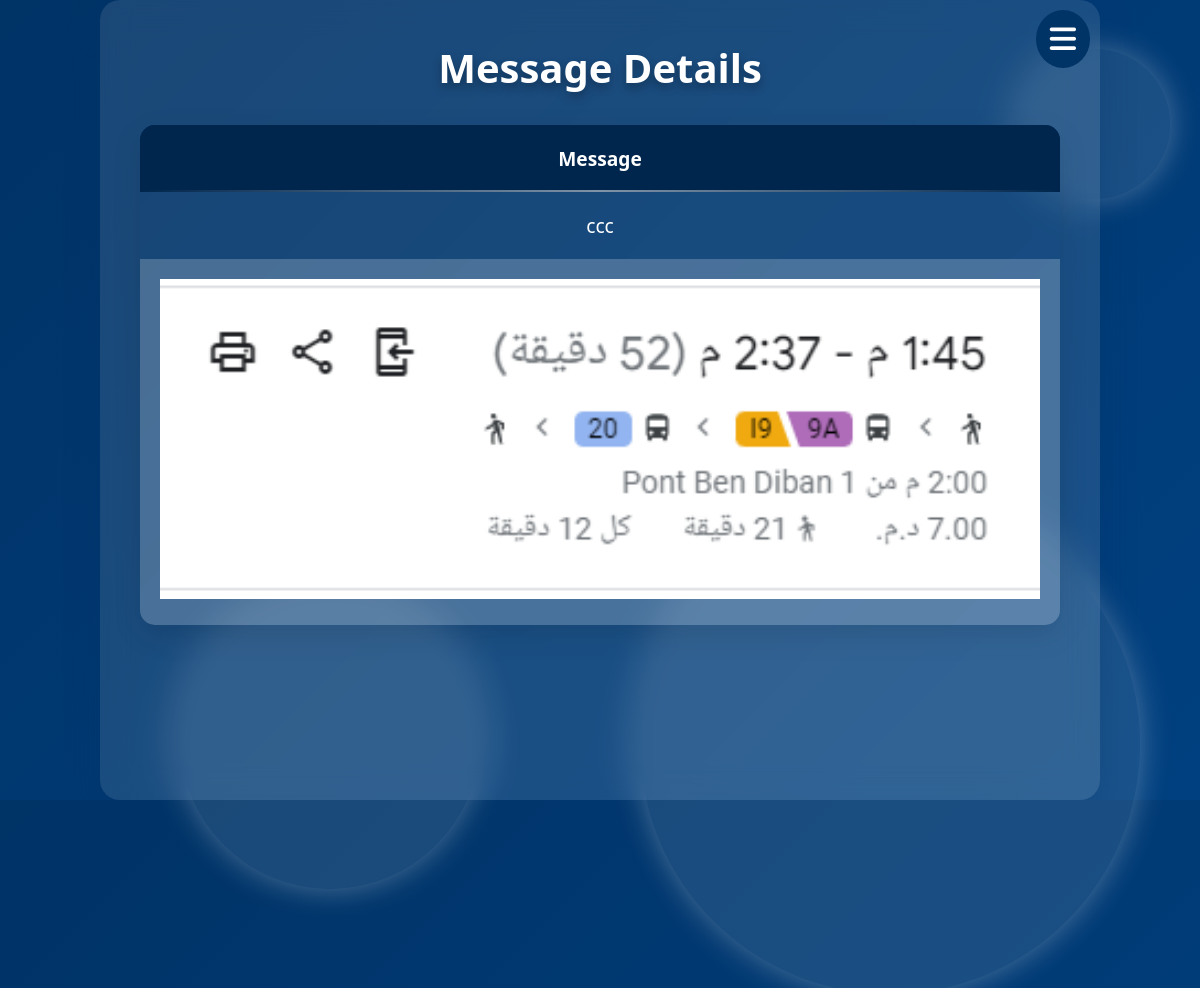
Screenshot of /views/admin/messages/detailsMsg.php?id=7 (signed in) with the database file from the repository.
### tables this page shows
CREATE TABLE `message` (
  `id` int(11) NOT NULL,
  `contenu` text NOT NULL,
  `email` varchar(255) NOT NULL,
  `dateEnv` datetime DEFAULT current_timestamp(),
  `image` varchar(255) DEFAULT NULL,
  `whatsapp` varchar(15) NOT NULL,
  `username` varchar(255) NOT NULL
);

### models/Message.php (called while the page is built, shortened)
<?php
class Message extends Connection {
    public function getMessageById($id) {
        $pdo = $this->connect();
        $query = "SELECT * FROM message WHERE id = :id";
        $stmt = $pdo->prepare($query);
        $stmt->bindParam(':id', $id, PDO::PARAM_INT);
        try {
            $stmt->execute();
            $result = $stmt->fetch(PDO::FETCH_ASSOC);
            return $result ?: false;
        } catch (PDOException $e) {
            echo "Erreur lors de la récupération du message : " . $e->getMessage();
            return false;
        }
    }
}
?>

### views/admin/messages/detailsMsg.php (the view, shortened to what this page needs)
<?php
if(!isset($_GET['id'])){
    $_SESSION['MessageE'] = 'Something Went Wrong';
    header('Location: messages.php');
}
else{
    include_once('../../../models/Message.php');
    $mes = new Message();
    $messages = $mes->getMessageById($_GET['id']);
}
?>
<!DOCTYPE html>
<html lang="en">
<head>
    <link rel="stylesheet" href="../../assets/sidebar.css">
    <link rel="stylesheet" href="https://cdnjs.cloudflare.com/ajax/libs/font-awesome/6.0.0-beta3/css/all.min.css">
</head>
<body>
    <div class="container">
         <div class="page">
            <div class="detailsMsg">
                <div class="toggleSidebar">
                    <i class="fa-solid fa-bars"></i>
                </div>
                <h1>Message Details</h1>
                <table>
                    <thead>
                        <tr>
                            <th>Message</th>
                        </tr>
                    </thead>
                    <tbody>
                        <tr>
                            <td><?php echo $messages['contenu'] ?></td>
                        </tr>
                        <tr>
                            <td>
                                 <?php if($messages['image'] != null):?>
                                    <a href="<?php echo $messages['image'] ?>" target="_blank">
                                <img style="width: 100%;" src="<?php echo $messages['image'] ?>" alt="">
                                </a>
                                    <?php endif; ?>
                            </td>
                        </tr>
                    </tbody>
                </table>
            </div>
         </div>
    </div>
    <div class="decorative-elements">
        <div class="circle small"></div>
        <div class="circle medium"></div>
        <div class="circle large"></div>
    </div>
</body>
</html>

### views/assets/sidebar.css (style rules this page uses)
:root { --body: #ececec; --darkMode: #003366; --lightMode: #fff; --text: #000; --footer: #fff; --sidebar: #003366; }
body { height: 100vh; margin: 0; padding: 0; background-color: var(--body); user-select: none; overflow-y: unset; }
* { font-family: 'roboto', sans-serif; padding: 0; margin: 0; transition: .3s; }
.container { width: 100%; height: 100%; display: flex; float: row; flex-wrap: nowrap; }
.page { width: 100%; height: 100vh; display: flex; flex-direction: column; align-items: center; gap: 8px; overflow-y: scroll; }
.toggleSidebar { position: fixed; top: 0; right: 0; margin: 10px; padding: 14px; z-index: 99999; background: #003366; border-radius: 50%; display: flex; align-items: center; justify-content: center; cursor: pointer; }
.toggleSidebar i { color: #fff; font-size: 30px; }

### views/admin/messages/detailsMsg.php (style rules this page uses)
* { box-sizing: border-box; margin: 0; padding: 0; font-family: 'Segoe UI', Tahoma, Geneva, Verdana, sans-serif; }
body { background: linear-gradient(135deg, #003366, #004080); color: #fff; display: flex; align-items: center; justify-content: center; min-height: 100vh; overflow: hidden; scrollbar-width: none; }
.detailsMsg { background: rgba(255, 255, 255, 0.1); backdrop-filter: blur(15px); border-radius: 20px; padding: 40px; width: 100%; height: 100vh; max-width: 1000px; box-shadow: 0 15px 35px rgba(0, 51, 102, 0.3); position: relative; overflow: hidden; overflow-y: scroll; }
h1 { font-size: 2.5em; margin-bottom: 30px; color: #fff; text-shadow: 0 5px 10px rgba(0, 0, 0, 0.3); text-align: center; }
table { width: 100%; border-collapse: collapse; margin-top: 20px; overflow: hidden; border-radius: 15px; box-shadow: 0 10px 30px rgba(0, 0, 0, 0.1); }
table thead { background-color: #003366; color: #fff; }
th, td { padding: 20px; text-align: center; font-size: 1.2em; }
th { background-color: #00264d; color: #fff; position: relative; }
th::after { content: ""; position: absolute; width: 100%; height: 2px; background: linear-gradient(90deg, transparent, rgba(255, 255, 255, 0.5), transparent); bottom: 0; left: 0; animation: animate 2s linear infinite; }
tr:nth-child(even) { background-color: rgba(255, 255, 255, 0.2); }
tr:nth-child(odd) { background-color: rgba(0, 51, 102, 0.1); }
td { position: relative; }
.decorative-elements { position: absolute; top: 0; left: 0; width: 100%; height: 100%; pointer-events: none; z-index: -1; }
.circle { position: absolute; border-radius: 50%; background: rgba(255, 255, 255, 0.1); box-shadow: 0 0 30px rgba(255, 255, 255, 0.3); animation: float 6s ease-in-out infinite; }
.circle.small { width: 150px; height: 150px; top: 5%; left: 85%; animation-duration: 8s; }
.circle.medium { width: 300px; height: 300px; bottom: 10%; left: 15%; }
.circle.large { width: 500px; height: 500px; top: 50%; right: 5%; animation-duration: 10s; }

### rows the page displays
message: contenu "ccc", image (picture)
